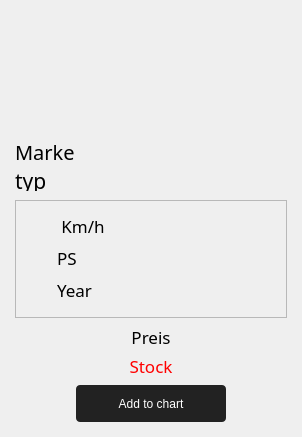
<?xml version="1.0" encoding="UTF-8"?>
<ui version="4.0">
 <class>item_stock</class>
 <widget class="QWidget" name="item_stock">
  <property name="geometry">
   <rect>
    <x>0</x>
    <y>0</y>
    <width>302</width>
    <height>437</height>
   </rect>
  </property>
  <property name="sizePolicy">
   <sizepolicy hsizetype="Preferred" vsizetype="Preferred">
    <horstretch>0</horstretch>
    <verstretch>0</verstretch>
   </sizepolicy>
  </property>
  <property name="maximumSize">
   <size>
    <width>16777215</width>
    <height>16777215</height>
   </size>
  </property>
  <property name="windowTitle">
   <string>Form</string>
  </property>
  <property name="styleSheet">
   <string notr="true">.QPushButton {
  background-color: #222;
  border-radius: 4px;
  border-style: none;
  color: #fff;
  line-height: 1.5;
  padding: 9px 20px 8px;
  height: 20px;
}
.QPushButton:hover {
  background-color: rgb(54, 54, 54);
}
</string>
  </property>
  <layout class="QVBoxLayout" name="verticalLayout">
   <property name="leftMargin">
    <number>0</number>
   </property>
   <property name="topMargin">
    <number>0</number>
   </property>
   <property name="rightMargin">
    <number>0</number>
   </property>
   <property name="bottomMargin">
    <number>0</number>
   </property>
   <item>
    <widget class="QFrame" name="frame">
     <property name="frameShape">
      <enum>QFrame::NoFrame</enum>
     </property>
     <property name="frameShadow">
      <enum>QFrame::Raised</enum>
     </property>
     <layout class="QVBoxLayout" name="verticalLayout_2" stretch="0,0,0,0,0,0,0">
      <property name="spacing">
       <number>9</number>
      </property>
      <property name="leftMargin">
       <number>15</number>
      </property>
      <property name="topMargin">
       <number>15</number>
      </property>
      <property name="rightMargin">
       <number>15</number>
      </property>
      <property name="bottomMargin">
       <number>15</number>
      </property>
      <item alignment="Qt::AlignHCenter">
       <widget class="QLabel" name="picture">
        <property name="maximumSize">
         <size>
          <width>180</width>
          <height>140</height>
         </size>
        </property>
        <property name="cursor">
         <cursorShape>PointingHandCursor</cursorShape>
        </property>
        <property name="text">
         <string/>
        </property>
        <property name="pixmap">
         <pixmap>product_images/Claas_95E.jpg</pixmap>
        </property>
        <property name="scaledContents">
         <bool>true</bool>
        </property>
        <property name="alignment">
         <set>Qt::AlignCenter</set>
        </property>
       </widget>
      </item>
      <item>
       <widget class="QLabel" name="hersteller">
        <property name="maximumSize">
         <size>
          <width>16777215</width>
          <height>20</height>
         </size>
        </property>
        <property name="font">
         <font>
          <family>Poppins</family>
          <pointsize>15</pointsize>
         </font>
        </property>
        <property name="text">
         <string>Marke</string>
        </property>
        <property name="alignment">
         <set>Qt::AlignLeading|Qt::AlignLeft|Qt::AlignVCenter</set>
        </property>
       </widget>
      </item>
      <item>
       <widget class="QLabel" name="typ">
        <property name="minimumSize">
         <size>
          <width>0</width>
          <height>0</height>
         </size>
        </property>
        <property name="maximumSize">
         <size>
          <width>16777215</width>
          <height>20</height>
         </size>
        </property>
        <property name="font">
         <font>
          <family>Poppins SemiBold</family>
          <pointsize>16</pointsize>
         </font>
        </property>
        <property name="text">
         <string>typ</string>
        </property>
        <property name="alignment">
         <set>Qt::AlignLeading|Qt::AlignLeft|Qt::AlignVCenter</set>
        </property>
       </widget>
      </item>
      <item>
       <widget class="QFrame" name="frame_2">
        <property name="frameShape">
         <enum>QFrame::StyledPanel</enum>
        </property>
        <property name="frameShadow">
         <enum>QFrame::Sunken</enum>
        </property>
        <layout class="QGridLayout" name="gridLayout">
         <item row="2" column="0">
          <widget class="QLabel" name="label_4">
           <property name="maximumSize">
            <size>
             <width>26</width>
             <height>26</height>
            </size>
           </property>
           <property name="text">
            <string/>
           </property>
           <property name="pixmap">
            <pixmap resource="agriculture-shop-ressources.qrc">:/icons/assets/icons/icons_png/factory_FILL0_wght400_GRAD0_opsz48.png</pixmap>
           </property>
           <property name="scaledContents">
            <bool>true</bool>
           </property>
           <property name="alignment">
            <set>Qt::AlignCenter</set>
           </property>
          </widget>
         </item>
         <item row="0" column="0">
          <widget class="QLabel" name="label_3">
           <property name="maximumSize">
            <size>
             <width>26</width>
             <height>26</height>
            </size>
           </property>
           <property name="text">
            <string/>
           </property>
           <property name="pixmap">
            <pixmap resource="agriculture-shop-ressources.qrc">:/icons/assets/icons/icons_png/speed_FILL0_wght400_GRAD0_opsz48.png</pixmap>
           </property>
           <property name="scaledContents">
            <bool>true</bool>
           </property>
           <property name="alignment">
            <set>Qt::AlignCenter</set>
           </property>
          </widget>
         </item>
         <item row="1" column="0">
          <widget class="QLabel" name="label_6">
           <property name="maximumSize">
            <size>
             <width>26</width>
             <height>26</height>
            </size>
           </property>
           <property name="text">
            <string/>
           </property>
           <property name="pixmap">
            <pixmap resource="agriculture-shop-ressources.qrc">:/icons/assets/icons/icons_png/readiness_score_FILL0_wght400_GRAD0_opsz48.png</pixmap>
           </property>
           <property name="scaledContents">
            <bool>true</bool>
           </property>
           <property name="alignment">
            <set>Qt::AlignCenter</set>
           </property>
          </widget>
         </item>
         <item row="0" column="1">
          <widget class="QLabel" name="kmh">
           <property name="maximumSize">
            <size>
             <width>16777215</width>
             <height>20</height>
            </size>
           </property>
           <property name="font">
            <font>
             <family>Poppins Medium</family>
             <pointsize>13</pointsize>
            </font>
           </property>
           <property name="text">
            <string> Km/h</string>
           </property>
           <property name="alignment">
            <set>Qt::AlignLeading|Qt::AlignLeft|Qt::AlignVCenter</set>
           </property>
          </widget>
         </item>
         <item row="1" column="1">
          <widget class="QLabel" name="ps">
           <property name="maximumSize">
            <size>
             <width>16777215</width>
             <height>20</height>
            </size>
           </property>
           <property name="font">
            <font>
             <family>Poppins Medium</family>
             <pointsize>13</pointsize>
            </font>
           </property>
           <property name="text">
            <string>PS</string>
           </property>
           <property name="alignment">
            <set>Qt::AlignLeading|Qt::AlignLeft|Qt::AlignVCenter</set>
           </property>
          </widget>
         </item>
         <item row="2" column="1">
          <widget class="QLabel" name="year">
           <property name="maximumSize">
            <size>
             <width>16777215</width>
             <height>20</height>
            </size>
           </property>
           <property name="font">
            <font>
             <family>Poppins Medium</family>
             <pointsize>13</pointsize>
             <kerning>true</kerning>
            </font>
           </property>
           <property name="text">
            <string>Year</string>
           </property>
           <property name="alignment">
            <set>Qt::AlignLeading|Qt::AlignLeft|Qt::AlignVCenter</set>
           </property>
          </widget>
         </item>
        </layout>
       </widget>
      </item>
      <item>
       <widget class="QLabel" name="preis">
        <property name="maximumSize">
         <size>
          <width>16777215</width>
          <height>20</height>
         </size>
        </property>
        <property name="font">
         <font>
          <family>Poppins Medium</family>
          <pointsize>13</pointsize>
         </font>
        </property>
        <property name="text">
         <string>Preis</string>
        </property>
        <property name="alignment">
         <set>Qt::AlignCenter</set>
        </property>
       </widget>
      </item>
      <item>
       <widget class="QLabel" name="stock">
        <property name="maximumSize">
         <size>
          <width>16777215</width>
          <height>20</height>
         </size>
        </property>
        <property name="font">
         <font>
          <family>Poppins</family>
          <pointsize>13</pointsize>
         </font>
        </property>
        <property name="styleSheet">
         <string notr="true">color: red;</string>
        </property>
        <property name="text">
         <string>Stock</string>
        </property>
        <property name="alignment">
         <set>Qt::AlignCenter</set>
        </property>
       </widget>
      </item>
      <item alignment="Qt::AlignHCenter">
       <widget class="QPushButton" name="cart_button">
        <property name="minimumSize">
         <size>
          <width>150</width>
          <height>0</height>
         </size>
        </property>
        <property name="maximumSize">
         <size>
          <width>150</width>
          <height>16777215</height>
         </size>
        </property>
        <property name="cursor">
         <cursorShape>PointingHandCursor</cursorShape>
        </property>
        <property name="text">
         <string>Add to chart</string>
        </property>
        <property name="icon">
         <iconset resource="agriculture-shop-ressources.qrc">
          <normaloff>:/icons_white/assets/icons/icons_png/icons_white/shopping_cart_checkout_white.png</normaloff>:/icons_white/assets/icons/icons_png/icons_white/shopping_cart_checkout_white.png</iconset>
        </property>
        <property name="iconSize">
         <size>
          <width>20</width>
          <height>20</height>
         </size>
        </property>
       </widget>
      </item>
     </layout>
    </widget>
   </item>
  </layout>
 </widget>
 <resources>
  <include location="agriculture-shop-ressources.qrc"/>
 </resources>
 <connections/>
</ui>
